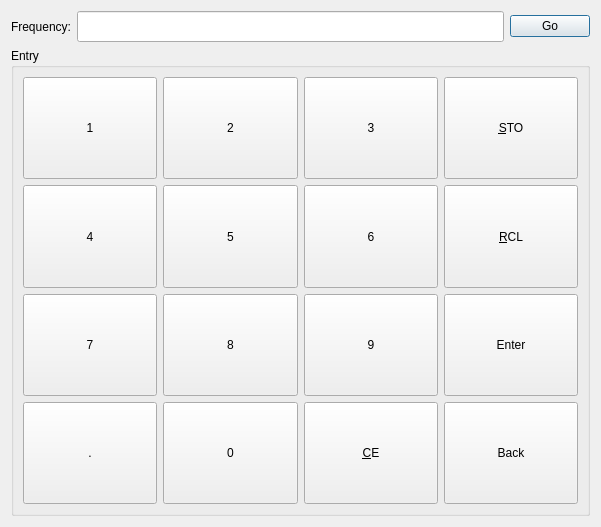
<?xml version="1.0" encoding="UTF-8"?>
<ui version="4.0">
 <class>frequencyinputwidget</class>
 <widget class="QWidget" name="frequencyinputwidget">
  <property name="geometry">
   <rect>
    <x>0</x>
    <y>0</y>
    <width>601</width>
    <height>527</height>
   </rect>
  </property>
  <property name="windowTitle">
   <string>Form</string>
  </property>
  <layout class="QVBoxLayout" name="verticalLayout">
   <item>
    <layout class="QHBoxLayout" name="horizontalLayout_3">
     <item>
      <widget class="QLabel" name="label_8">
       <property name="text">
        <string>Frequency:</string>
       </property>
      </widget>
     </item>
     <item>
      <widget class="QLineEdit" name="freqMhzLineEdit">
       <property name="font">
        <font>
         <family>DejaVu Sans Mono</family>
         <pointsize>14</pointsize>
         <bold>true</bold>
        </font>
       </property>
      </widget>
     </item>
     <item>
      <widget class="QPushButton" name="goFreqBtn">
       <property name="text">
        <string>Go</string>
       </property>
       <property name="shortcut">
        <string>Return</string>
       </property>
       <property name="default">
        <bool>true</bool>
       </property>
      </widget>
     </item>
    </layout>
   </item>
   <item>
    <widget class="QGroupBox" name="groupBox_2">
     <property name="title">
      <string>Entry</string>
     </property>
     <layout class="QGridLayout" name="gridLayout_3">
      <item row="1" column="1">
       <widget class="QPushButton" name="f5btn">
        <property name="sizePolicy">
         <sizepolicy hsizetype="Minimum" vsizetype="MinimumExpanding">
          <horstretch>0</horstretch>
          <verstretch>0</verstretch>
         </sizepolicy>
        </property>
        <property name="minimumSize">
         <size>
          <width>30</width>
          <height>30</height>
         </size>
        </property>
        <property name="text">
         <string>5</string>
        </property>
        <property name="shortcut">
         <string>5</string>
        </property>
       </widget>
      </item>
      <item row="1" column="3">
       <widget class="QPushButton" name="fRclBtn">
        <property name="sizePolicy">
         <sizepolicy hsizetype="Minimum" vsizetype="MinimumExpanding">
          <horstretch>0</horstretch>
          <verstretch>0</verstretch>
         </sizepolicy>
        </property>
        <property name="minimumSize">
         <size>
          <width>0</width>
          <height>30</height>
         </size>
        </property>
        <property name="toolTip">
         <string>&lt;html&gt;&lt;head/&gt;&lt;body&gt;&lt;p&gt;To recall a preset memory:&lt;/p&gt;&lt;p&gt;1. Type in the preset number (0 through 99)&lt;/p&gt;&lt;p&gt;2. Press RCL (or use hotkey &amp;quot;R&amp;quot;)&lt;/p&gt;&lt;/body&gt;&lt;/html&gt;</string>
        </property>
        <property name="text">
         <string>&amp;RCL</string>
        </property>
        <property name="shortcut">
         <string>R</string>
        </property>
       </widget>
      </item>
      <item row="1" column="2">
       <widget class="QPushButton" name="f6btn">
        <property name="sizePolicy">
         <sizepolicy hsizetype="Minimum" vsizetype="MinimumExpanding">
          <horstretch>0</horstretch>
          <verstretch>0</verstretch>
         </sizepolicy>
        </property>
        <property name="minimumSize">
         <size>
          <width>30</width>
          <height>30</height>
         </size>
        </property>
        <property name="text">
         <string>6</string>
        </property>
        <property name="shortcut">
         <string>6</string>
        </property>
       </widget>
      </item>
      <item row="0" column="2">
       <widget class="QPushButton" name="f3btn">
        <property name="sizePolicy">
         <sizepolicy hsizetype="Minimum" vsizetype="MinimumExpanding">
          <horstretch>0</horstretch>
          <verstretch>0</verstretch>
         </sizepolicy>
        </property>
        <property name="minimumSize">
         <size>
          <width>30</width>
          <height>30</height>
         </size>
        </property>
        <property name="text">
         <string>3</string>
        </property>
        <property name="shortcut">
         <string>3</string>
        </property>
        <property name="flat">
         <bool>false</bool>
        </property>
       </widget>
      </item>
      <item row="3" column="2">
       <widget class="QPushButton" name="fCEbtn">
        <property name="sizePolicy">
         <sizepolicy hsizetype="Minimum" vsizetype="MinimumExpanding">
          <horstretch>0</horstretch>
          <verstretch>0</verstretch>
         </sizepolicy>
        </property>
        <property name="minimumSize">
         <size>
          <width>30</width>
          <height>30</height>
         </size>
        </property>
        <property name="text">
         <string>&amp;CE</string>
        </property>
        <property name="shortcut">
         <string>C</string>
        </property>
       </widget>
      </item>
      <item row="1" column="0">
       <widget class="QPushButton" name="f4btn">
        <property name="sizePolicy">
         <sizepolicy hsizetype="Minimum" vsizetype="MinimumExpanding">
          <horstretch>0</horstretch>
          <verstretch>0</verstretch>
         </sizepolicy>
        </property>
        <property name="minimumSize">
         <size>
          <width>30</width>
          <height>30</height>
         </size>
        </property>
        <property name="text">
         <string>4</string>
        </property>
        <property name="shortcut">
         <string>4</string>
        </property>
       </widget>
      </item>
      <item row="0" column="3">
       <widget class="QPushButton" name="fStoBtn">
        <property name="sizePolicy">
         <sizepolicy hsizetype="Minimum" vsizetype="MinimumExpanding">
          <horstretch>0</horstretch>
          <verstretch>0</verstretch>
         </sizepolicy>
        </property>
        <property name="minimumSize">
         <size>
          <width>0</width>
          <height>30</height>
         </size>
        </property>
        <property name="toolTip">
         <string>&lt;html&gt;&lt;head/&gt;&lt;body&gt;&lt;p&gt;To store a preset:&lt;/p&gt;&lt;p&gt;1. Set the desired frequency and mode per normal methods&lt;/p&gt;&lt;p&gt;2. Type the index to to store to (0 through 99)&lt;/p&gt;&lt;p&gt;3. Press STO (or use hotkey &amp;quot;S&amp;quot;)&lt;/p&gt;&lt;/body&gt;&lt;/html&gt;</string>
        </property>
        <property name="text">
         <string>&amp;STO</string>
        </property>
        <property name="shortcut">
         <string>S</string>
        </property>
       </widget>
      </item>
      <item row="2" column="2">
       <widget class="QPushButton" name="f9btn">
        <property name="sizePolicy">
         <sizepolicy hsizetype="Minimum" vsizetype="MinimumExpanding">
          <horstretch>0</horstretch>
          <verstretch>0</verstretch>
         </sizepolicy>
        </property>
        <property name="minimumSize">
         <size>
          <width>30</width>
          <height>30</height>
         </size>
        </property>
        <property name="text">
         <string>9</string>
        </property>
        <property name="shortcut">
         <string>9</string>
        </property>
       </widget>
      </item>
      <item row="3" column="3">
       <widget class="QPushButton" name="fBackbtn">
        <property name="sizePolicy">
         <sizepolicy hsizetype="Minimum" vsizetype="MinimumExpanding">
          <horstretch>0</horstretch>
          <verstretch>0</verstretch>
         </sizepolicy>
        </property>
        <property name="minimumSize">
         <size>
          <width>0</width>
          <height>30</height>
         </size>
        </property>
        <property name="text">
         <string>Back</string>
        </property>
        <property name="shortcut">
         <string>Backspace</string>
        </property>
       </widget>
      </item>
      <item row="2" column="3">
       <widget class="QPushButton" name="fEnterBtn">
        <property name="sizePolicy">
         <sizepolicy hsizetype="Minimum" vsizetype="MinimumExpanding">
          <horstretch>0</horstretch>
          <verstretch>0</verstretch>
         </sizepolicy>
        </property>
        <property name="minimumSize">
         <size>
          <width>0</width>
          <height>30</height>
         </size>
        </property>
        <property name="text">
         <string>Enter</string>
        </property>
        <property name="shortcut">
         <string>Enter</string>
        </property>
       </widget>
      </item>
      <item row="3" column="1">
       <widget class="QPushButton" name="f0btn">
        <property name="sizePolicy">
         <sizepolicy hsizetype="Minimum" vsizetype="MinimumExpanding">
          <horstretch>0</horstretch>
          <verstretch>0</verstretch>
         </sizepolicy>
        </property>
        <property name="minimumSize">
         <size>
          <width>30</width>
          <height>30</height>
         </size>
        </property>
        <property name="text">
         <string>0</string>
        </property>
        <property name="shortcut">
         <string>0</string>
        </property>
       </widget>
      </item>
      <item row="3" column="0">
       <widget class="QPushButton" name="fDotbtn">
        <property name="sizePolicy">
         <sizepolicy hsizetype="Minimum" vsizetype="MinimumExpanding">
          <horstretch>0</horstretch>
          <verstretch>0</verstretch>
         </sizepolicy>
        </property>
        <property name="minimumSize">
         <size>
          <width>30</width>
          <height>30</height>
         </size>
        </property>
        <property name="text">
         <string>.</string>
        </property>
        <property name="shortcut">
         <string>.</string>
        </property>
       </widget>
      </item>
      <item row="0" column="0">
       <widget class="QPushButton" name="f1btn">
        <property name="sizePolicy">
         <sizepolicy hsizetype="Minimum" vsizetype="MinimumExpanding">
          <horstretch>0</horstretch>
          <verstretch>0</verstretch>
         </sizepolicy>
        </property>
        <property name="minimumSize">
         <size>
          <width>30</width>
          <height>30</height>
         </size>
        </property>
        <property name="text">
         <string>1</string>
        </property>
        <property name="shortcut">
         <string>1</string>
        </property>
       </widget>
      </item>
      <item row="0" column="1">
       <widget class="QPushButton" name="f2btn">
        <property name="sizePolicy">
         <sizepolicy hsizetype="Minimum" vsizetype="MinimumExpanding">
          <horstretch>0</horstretch>
          <verstretch>0</verstretch>
         </sizepolicy>
        </property>
        <property name="minimumSize">
         <size>
          <width>30</width>
          <height>30</height>
         </size>
        </property>
        <property name="text">
         <string>2</string>
        </property>
        <property name="shortcut">
         <string>2</string>
        </property>
       </widget>
      </item>
      <item row="2" column="0">
       <widget class="QPushButton" name="f7btn">
        <property name="sizePolicy">
         <sizepolicy hsizetype="Minimum" vsizetype="MinimumExpanding">
          <horstretch>0</horstretch>
          <verstretch>0</verstretch>
         </sizepolicy>
        </property>
        <property name="minimumSize">
         <size>
          <width>30</width>
          <height>30</height>
         </size>
        </property>
        <property name="text">
         <string>7</string>
        </property>
        <property name="shortcut">
         <string>7</string>
        </property>
       </widget>
      </item>
      <item row="2" column="1">
       <widget class="QPushButton" name="f8btn">
        <property name="sizePolicy">
         <sizepolicy hsizetype="Minimum" vsizetype="MinimumExpanding">
          <horstretch>0</horstretch>
          <verstretch>0</verstretch>
         </sizepolicy>
        </property>
        <property name="minimumSize">
         <size>
          <width>30</width>
          <height>30</height>
         </size>
        </property>
        <property name="text">
         <string>8</string>
        </property>
        <property name="shortcut">
         <string>8</string>
        </property>
       </widget>
      </item>
     </layout>
    </widget>
   </item>
  </layout>
 </widget>
 <resources/>
 <connections/>
</ui>
